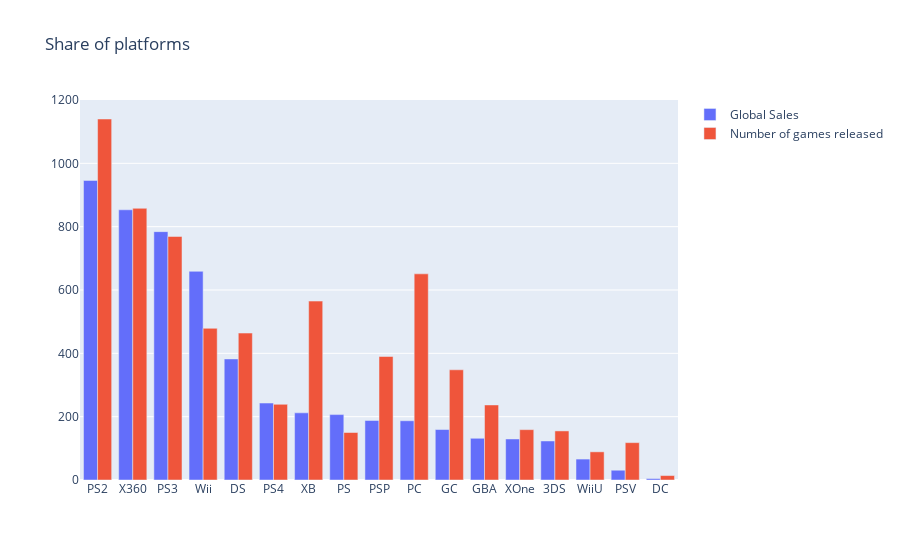

The code cell stored with this chart in its notebook:
### Code cell
trace0 = go.Bar(
    x=platforms_df.index,
    y=platforms_df.Global_Sales,
    name='Global Sales'
)

trace1 = go.Bar(
    x=platforms_df.index,
    y=platforms_df.Number_of_Games,
    name='Number of games released'
)

data = [trace0, trace1]
layout = {'title': 'Share of platforms'}

fig = go.Figure(data=data, layout=layout)

iplot(fig, show_link=False)

### Figure 1 — Plotly figure (JSON) as saved in the notebook; plotly's stock layout.template omitted (floating-point values rounded to 4 significant figures)
{"data": [{"name": "Global Sales", "type": "bar", "x": ["PS2", "X360", "PS3", "Wii", "DS", "PS4", "XB", "PS", "PSP", "PC", "GC", "GBA", "XOne", "3DS", "WiiU", "PSV", "DC"], "y": [946.0, 853.3, 784.3, 659.0, 382.3, 243.0, 212.1, 206.6, 187.9, 187.1, 159.4, 131.8, 129.6, 123.2, 66.08, 30.88, 4.55]}, {"name": "Number of games released", "type": "bar", "x": ["PS2", "X360", "PS3", "Wii", "DS", "PS4", "XB", "PS", "PSP", "PC", "GC", "GBA", "XOne", "3DS", "WiiU", "PSV", "DC"], "y": [1140, 858, 769, 479, 464, 239, 565, 150, 390, 651, 348, 237, 159, 155, 89, 118, 14]}], "layout": {"autosize": true, "title": {"text": "Share of platforms"}, "xaxis": {"autorange": true, "range": [-0.5, 16.5], "type": "category"}, "yaxis": {"autorange": true, "range": [0, 1200], "type": "linear"}}}
